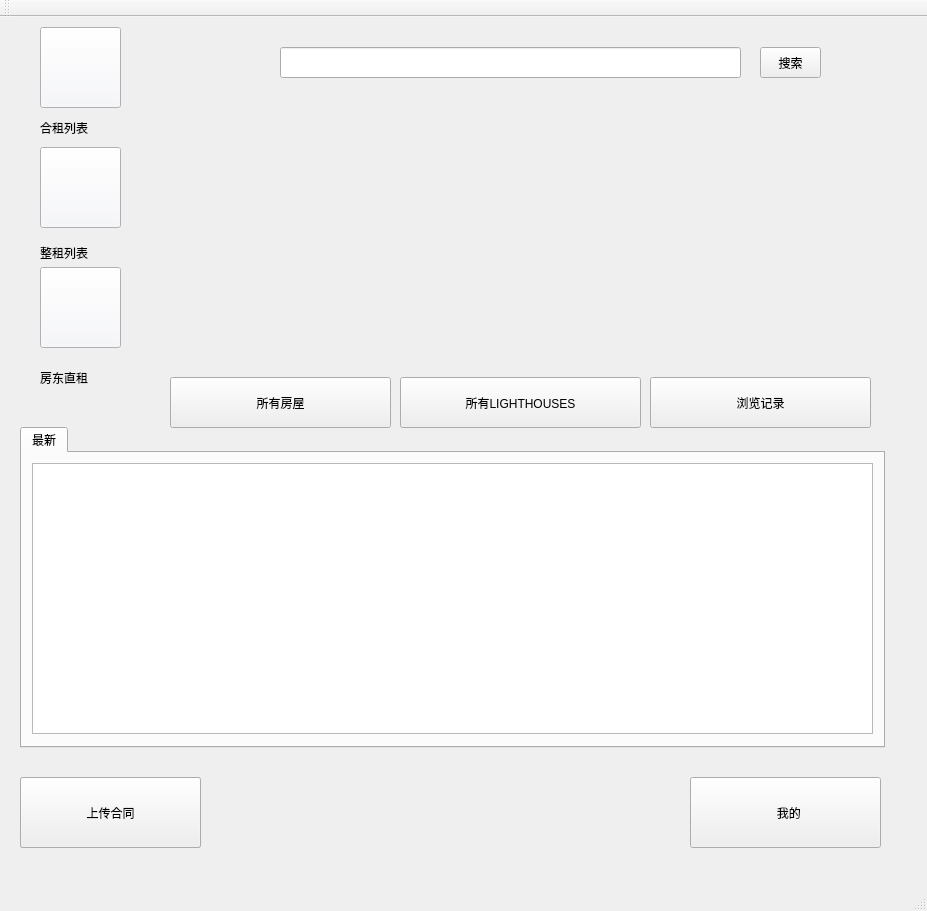
<?xml version="1.0" encoding="UTF-8"?>
<ui version="4.0">
 <class>MainWindow</class>
 <widget class="QMainWindow" name="MainWindow">
  <property name="geometry">
   <rect>
    <x>0</x>
    <y>0</y>
    <width>927</width>
    <height>911</height>
   </rect>
  </property>
  <property name="windowTitle">
   <string>主界面</string>
  </property>
  <property name="styleSheet">
   <string notr="true"/>
  </property>
  <widget class="QWidget" name="centralWidget">
   <widget class="QPushButton" name="pushButton">
    <property name="geometry">
     <rect>
      <x>20</x>
      <y>760</y>
      <width>181</width>
      <height>71</height>
     </rect>
    </property>
    <property name="styleSheet">
     <string notr="true">font: 25 12pt &quot;Microsoft YaHei&quot;;</string>
    </property>
    <property name="text">
     <string>看房单</string>
    </property>
    <property name="icon">
     <iconset resource="icon/icons.qrc">
      <normaloff>:/暂无清单.png</normaloff>:/暂无清单.png</iconset>
    </property>
    <property name="iconSize">
     <size>
      <width>70</width>
      <height>70</height>
     </size>
    </property>
   </widget>
   <widget class="QPushButton" name="pushButton_2">
    <property name="geometry">
     <rect>
      <x>690</x>
      <y>760</y>
      <width>191</width>
      <height>71</height>
     </rect>
    </property>
    <property name="styleSheet">
     <string notr="true">font: 25 12pt &quot;Microsoft YaHei&quot;;

</string>
    </property>
    <property name="text">
     <string>  我的</string>
    </property>
    <property name="icon">
     <iconset resource="images/picturewall/picturewall.qrc">
      <normaloff>:/我的借带证.png</normaloff>:/我的借带证.png</iconset>
    </property>
    <property name="iconSize">
     <size>
      <width>120</width>
      <height>120</height>
     </size>
    </property>
   </widget>
   <widget class="QTabWidget" name="tabWidget">
    <property name="geometry">
     <rect>
      <x>20</x>
      <y>410</y>
      <width>865</width>
      <height>321</height>
     </rect>
    </property>
    <property name="currentIndex">
     <number>0</number>
    </property>
    <widget class="QWidget" name="tab">
     <attribute name="title">
      <string>最新</string>
     </attribute>
     <widget class="QListWidget" name="listWidget">
      <property name="geometry">
       <rect>
        <x>10</x>
        <y>10</y>
        <width>841</width>
        <height>271</height>
       </rect>
      </property>
     </widget>
    </widget>
   </widget>
   <widget class="QPushButton" name="pushButton_4">
    <property name="geometry">
     <rect>
      <x>40</x>
      <y>130</y>
      <width>81</width>
      <height>81</height>
     </rect>
    </property>
    <property name="styleSheet">
     <string notr="true">background-color: #f5f6fa;
image: url(:/房子12.png);</string>
    </property>
    <property name="text">
     <string/>
    </property>
    <property name="flat">
     <bool>false</bool>
    </property>
   </widget>
   <widget class="QLabel" name="label">
    <property name="geometry">
     <rect>
      <x>40</x>
      <y>220</y>
      <width>81</width>
      <height>31</height>
     </rect>
    </property>
    <property name="styleSheet">
     <string notr="true">font: 25 12pt &quot;Microsoft YaHei&quot;;</string>
    </property>
    <property name="text">
     <string>整租列表</string>
    </property>
   </widget>
   <widget class="QPushButton" name="pushButton_6">
    <property name="geometry">
     <rect>
      <x>40</x>
      <y>10</y>
      <width>81</width>
      <height>81</height>
     </rect>
    </property>
    <property name="styleSheet">
     <string notr="true">background-color: #f5f6fa;
image: url(:/房子10.png);</string>
    </property>
    <property name="text">
     <string/>
    </property>
    <property name="flat">
     <bool>false</bool>
    </property>
   </widget>
   <widget class="QLabel" name="label_2">
    <property name="geometry">
     <rect>
      <x>40</x>
      <y>100</y>
      <width>81</width>
      <height>21</height>
     </rect>
    </property>
    <property name="styleSheet">
     <string notr="true">font: 25 12pt &quot;Microsoft YaHei&quot;;</string>
    </property>
    <property name="text">
     <string>合租列表</string>
    </property>
   </widget>
   <widget class="QLabel" name="label_3">
    <property name="geometry">
     <rect>
      <x>40</x>
      <y>350</y>
      <width>81</width>
      <height>21</height>
     </rect>
    </property>
    <property name="styleSheet">
     <string notr="true">font: 25 12pt &quot;Microsoft YaHei&quot;;</string>
    </property>
    <property name="text">
     <string>房东直租</string>
    </property>
   </widget>
   <widget class="QPushButton" name="pushButton_5">
    <property name="geometry">
     <rect>
      <x>40</x>
      <y>250</y>
      <width>81</width>
      <height>81</height>
     </rect>
    </property>
    <property name="styleSheet">
     <string notr="true">image: url(:/房子14.png);
background-color: #f5f6fa;
    </string>
    </property>
    <property name="text">
     <string/>
    </property>
    <property name="flat">
     <bool>false</bool>
    </property>
   </widget>
   <widget class="QLineEdit" name="lineEdit">
    <property name="geometry">
     <rect>
      <x>280</x>
      <y>30</y>
      <width>461</width>
      <height>31</height>
     </rect>
    </property>
   </widget>
   <widget class="QPushButton" name="pushButton_7">
    <property name="geometry">
     <rect>
      <x>170</x>
      <y>360</y>
      <width>221</width>
      <height>51</height>
     </rect>
    </property>
    <property name="styleSheet">
     <string notr="true">font: 25 9pt &quot;Microsoft YaHei&quot;;

</string>
    </property>
    <property name="text">
     <string>所有房屋</string>
    </property>
    <property name="icon">
     <iconset resource="images/picturewall/picturewall.qrc">
      <normaloff>:/楼房.png</normaloff>:/楼房.png</iconset>
    </property>
    <property name="iconSize">
     <size>
      <width>60</width>
      <height>60</height>
     </size>
    </property>
   </widget>
   <widget class="QPushButton" name="pushButton_8">
    <property name="geometry">
     <rect>
      <x>400</x>
      <y>360</y>
      <width>241</width>
      <height>51</height>
     </rect>
    </property>
    <property name="styleSheet">
     <string notr="true"/>
    </property>
    <property name="text">
     <string>所有LIGHTHOUSES</string>
    </property>
    <property name="icon">
     <iconset resource="icon/icons.qrc">
      <normaloff>:/阳光.png</normaloff>:/阳光.png</iconset>
    </property>
    <property name="iconSize">
     <size>
      <width>50</width>
      <height>50</height>
     </size>
    </property>
   </widget>
   <widget class="QWidget" name="verticalLayoutWidget">
    <property name="geometry">
     <rect>
      <x>170</x>
      <y>80</y>
      <width>701</width>
      <height>251</height>
     </rect>
    </property>
    <layout class="QVBoxLayout" name="verticalLayout_2"/>
   </widget>
   <widget class="QPushButton" name="pushButton_9">
    <property name="geometry">
     <rect>
      <x>650</x>
      <y>360</y>
      <width>221</width>
      <height>51</height>
     </rect>
    </property>
    <property name="styleSheet">
     <string notr="true"/>
    </property>
    <property name="text">
     <string>浏览记录</string>
    </property>
    <property name="icon">
     <iconset resource="icon/icons.qrc">
      <normaloff>:/暂无记录.png</normaloff>:/暂无记录.png</iconset>
    </property>
    <property name="iconSize">
     <size>
      <width>50</width>
      <height>50</height>
     </size>
    </property>
   </widget>
   <widget class="QPushButton" name="pushButton_10">
    <property name="geometry">
     <rect>
      <x>20</x>
      <y>760</y>
      <width>181</width>
      <height>71</height>
     </rect>
    </property>
    <property name="styleSheet">
     <string notr="true">font: 25 12pt &quot;Microsoft YaHei&quot;;
</string>
    </property>
    <property name="text">
     <string>上传合同</string>
    </property>
    <property name="icon">
     <iconset resource="images/picturewall/picturewall.qrc">
      <normaloff>:/合同 (1).png</normaloff>:/合同 (1).png</iconset>
    </property>
    <property name="iconSize">
     <size>
      <width>70</width>
      <height>70</height>
     </size>
    </property>
   </widget>
   <widget class="QLabel" name="label_4">
    <property name="geometry">
     <rect>
      <x>130</x>
      <y>-40</y>
      <width>201</width>
      <height>131</height>
     </rect>
    </property>
    <property name="styleSheet">
     <string notr="true">image: url(:/搜索.png);</string>
    </property>
    <property name="text">
     <string/>
    </property>
   </widget>
   <widget class="QPushButton" name="pushButton_3">
    <property name="geometry">
     <rect>
      <x>760</x>
      <y>30</y>
      <width>61</width>
      <height>31</height>
     </rect>
    </property>
    <property name="styleSheet">
     <string notr="true">font: 25 9pt &quot;Microsoft YaHei&quot;;</string>
    </property>
    <property name="text">
     <string>搜索</string>
    </property>
   </widget>
   <widget class="QLabel" name="label_5">
    <property name="geometry">
     <rect>
      <x>320</x>
      <y>740</y>
      <width>241</width>
      <height>131</height>
     </rect>
    </property>
    <property name="styleSheet">
     <string notr="true">image: url(:/icon/开发.png);</string>
    </property>
    <property name="text">
     <string/>
    </property>
   </widget>
  </widget>
  <widget class="QMenuBar" name="menuBar">
   <property name="geometry">
    <rect>
     <x>0</x>
     <y>0</y>
     <width>927</width>
     <height>26</height>
    </rect>
   </property>
  </widget>
  <widget class="QToolBar" name="mainToolBar">
   <attribute name="toolBarArea">
    <enum>TopToolBarArea</enum>
   </attribute>
   <attribute name="toolBarBreak">
    <bool>false</bool>
   </attribute>
  </widget>
  <widget class="QStatusBar" name="statusBar"/>
 </widget>
 <layoutdefault spacing="6" margin="11"/>
 <resources>
  <include location="images/picturewall/picturewall.qrc"/>
  <include location="icon/icons.qrc"/>
 </resources>
 <connections/>
</ui>
